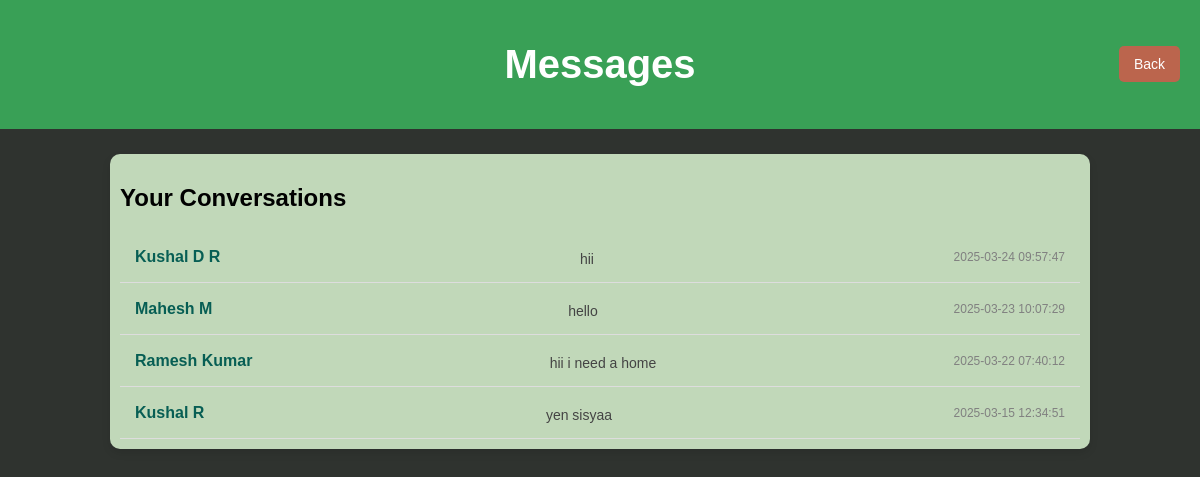
Screenshot of /realestate/messages.php (signed in) with the database file from the repository.
### tables this page shows
CREATE TABLE `messages` (
  `message_id` int(11) NOT NULL,
  `sender_id` int(11) DEFAULT NULL,
  `receiver_id` int(11) DEFAULT NULL,
  `message` text NOT NULL,
  `sent_at` timestamp NOT NULL DEFAULT current_timestamp(),
  `timestamp` datetime DEFAULT current_timestamp()
);

### realestate/messages.php (the view, shortened to what this page needs)
<?php
$conn = new mysqli("localhost", "root", "", "realestate");
$loggedInUser = $_SESSION['user_id'];
$sql = "SELECT m1.*,
            CASE
                WHEN m1.sender_id = $loggedInUser THEN u2.first_name
                ELSE u1.first_name
            END AS first_name,
            CASE
                WHEN m1.sender_id = $loggedInUser THEN u2.last_name
                ELSE u1.last_name
            END AS last_name,
            CASE
                WHEN m1.sender_id = $loggedInUser THEN m1.receiver_id
                ELSE m1.sender_id
            END AS chat_user_id
        FROM messages m1
        INNER JOIN (
            SELECT
                GREATEST(sender_id, receiver_id) AS user1,
                LEAST(sender_id, receiver_id) AS user2,
                MAX(timestamp) AS latest
            FROM messages
            GROUP BY user1, user2
        ) m2
        ON ((m1.sender_id = m2.user1 AND m1.receiver_id = m2.user2)
            OR (m1.sender_id = m2.user2 AND m1.receiver_id = m2.user1))
        AND m1.timestamp = m2.latest
        INNER JOIN users u1 ON u1.user_id = m1.sender_id
        INNER JOIN users u2 ON u2.user_id = m1.receiver_id
        WHERE (m1.sender_id = $loggedInUser OR m1.receiver_id = $loggedInUser)
        GROUP BY user1, user2
        ORDER BY m1.timestamp DESC";
$result = $conn->query($sql);
?>
<!DOCTYPE html>
<html lang="en">
<head>
    <link rel="stylesheet" href="assets/messages.css?v=<?php echo time(); ?>">
</head>
<body>
<header>
    <h1>Messages</h1>
    <button onclick="location.href='index.php'">Back</button>
</header>
<div class="message-container">
    <h2>Your Conversations</h2>
    <?php if ($result->num_rows > 0): ?>
        <?php while ($row = $result->fetch_assoc()): ?>
            <div class="message" onclick="window.location.href='chat.php?user_id=<?php echo $row['chat_user_id']; ?>'">
                <strong><?php echo htmlspecialchars($row['first_name'] . ' ' . $row['last_name']); ?></strong>
                <p><?php echo htmlspecialchars($row['message']); ?></p>
                <span class="timestamp"><?php echo $row['timestamp']; ?></span>
            </div>
        <?php endwhile; ?>
    <?php else: ?>
        <p>No conversations found.</p>
    <?php endif; ?>
</div>
</body>
</html>

### realestate/assets/messages.css (style rules this page uses)
body { font-family: Arial, sans-serif; background: #2f332f; margin: 0; padding: 0; }
header { background: #39a056; color: white; padding: 15px; text-align: center; font-size: 20px; font-weight: bold; position: sticky; top: 0; z-index: 10; }
.message-container { width: 80%; margin: 25px auto; background: rgb(193, 216, 185); border-radius: 10px; box-shadow: 0 4px 8px rgba(0, 0, 0, 0.1); padding: 10px; max-height: 70vh; overflow-y: auto; }
.message { padding: 15px; border-bottom: 1px solid #ddd; cursor: pointer; display: flex; justify-content: space-between; align-items: center; transition: background 0.2s; }
.message strong { font-size: 16px; color: #075E54; }
.message p { color: #444; font-size: 14px; margin: 5px 0 0; }
.timestamp { font-size: 12px; color: gray; }

### rows the page displays
messages: last_name "Kushal D R", message "hii", timestamp "2025-03-24 09:57:47"
messages: last_name "Mahesh M", message "hello", timestamp "2025-03-23 10:07:29"
messages: last_name "Ramesh Kumar", message "hii i need a home", timestamp "2025-03-22 07:40:12"
messages: last_name "Kushal R", message "yen sisyaa", timestamp "2025-03-15 12:34:51"
